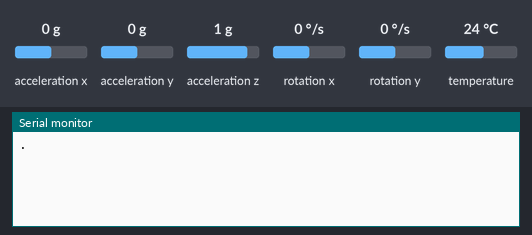
This sketch was run on a simulated ESP32. Shown: the last lines printed to the serial monitor. Wiring (inferred from the names in the program): MPU-6050 motion sensor at I2C address 0x68. Inputs (shaded band) come from the test bench; at power-on: rotation x 0 °/s, rotation y 0 °/s, temperature 24 °C, acceleration x 0 g, acceleration y 0 g, acceleration z 1 g. WiFi joins after 1.5 s; servers stay silent unless stated; random numbers use the default seed unless the sketch sets one; no MQTT or app messages arrive unless stated.

Above: at 1.8 s.
1.9 s: rotation x set to -192 °/s
At 2.7 s:
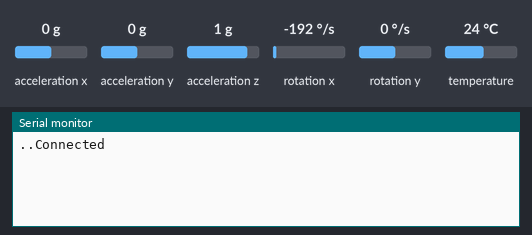
4.2 s: rotation y set to -192 °/s
At 4.7 s:
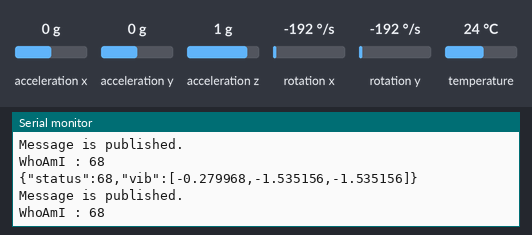
5.7 s: temperature set to 12 °C
At 6.5 s:
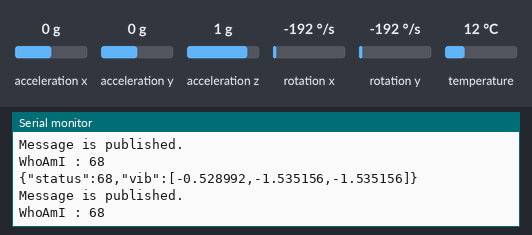

The sketch:

ESP32_MPU6050Ex.ino
```cpp
#include <Wire.h>
#include <WiFi.h>
#include <PubSubClient.h>

const char* ssid  = "Aerix-Office";  // 연결할 와이파이 공유기(AP)의 SSID명칭
const char* password = "@erix61464";  // 연결한 와이파이 공유기(AP)의 비밀번호
const char* server_ip = "192.168.0.215";  // MQTT Broker의 접속주소
const int server_port = 1883;           // MQTT Broker 접속 포트번호

WiFiClient wifi_client;
PubSubClient mqtt_client(wifi_client);

/**
  MPU6050의 가속도 센서에서 사용할 Full Scale Range
*/
const uint8_t AFS_SEL = 0;

/**
  MPU6050의 기본 I2C Address
*/
const uint8_t MPU6050_I2C_ADDR  = 0x68;

/**
  MPU6050의 레지스터 Address
*/
const uint8_t ACCEL_CONFIG = 0x1C;
const uint8_t ACCEL_XOUT_H = 0x3B;
const uint8_t ACCEL_XOUT_L = 0x3C;
const uint8_t ACCEL_YOUT_H = 0x3D;
const uint8_t ACCEL_YOUT_L = 0x3E;
const uint8_t ACCEL_ZOUT_H = 0x3F;
const uint8_t ACCEL_ZOUT_L = 0x40;
const uint8_t TEMP_OUT_H = 0x41;
const uint8_t TEMP_OUT_L = 0x42;
const uint8_t GYRO_XOUT_H = 0x43;
const uint8_t GYRO_XOUT_L = 0x44;
const uint8_t GYRO_YOUT_H = 0x45;
const uint8_t GYRO_YOUT_L = 0x46;
const uint8_t GYRO_ZOUT_H = 0x47;
const uint8_t GYRO_ZOUT_L = 0x48;
const uint8_t PWR_MGMT_1 = 0x6B;
const uint8_t WHO_AM_I = 0x75;

/**
  MPU6050의 센서 데이터 구조체 선언
  */
typedef struct _MPU6050Data{
  int16_t AcX; // X축 가속도(2바이트)
  int16_t AcY; // Y축 가속도(2바이트)
  int16_t AcZ; // Z축 가속도(2바이트)
  /**int16_t Temp; // 온도(2바이트)
  int16_t GyX; // X축 자이로(2바이트)
  int16_t GyY; // Y축 자이로(2바이트)
  int16_t GyZ; // Z축 자이로(2바이트)*/
} MPU6050Data;

/**
 센서의 측정 값을 저장할 전역변수
*/
MPU6050Data sensingValue;

/**
 센서의 Callibration 값을 저장할 전역변수
*/
MPU6050Data callibrationValue;

/**
 센서의 G_UNIT을 저장할 전역변수
*/
int G_UNIT;

/**
 WIFI 공유기에 접속
*/
void connect(){
  WiFi.begin(ssid, password);

  while(WiFi.status()!=WL_CONNECTED){
    delay(1000);
    Serial.print(".");
  }

  Serial.println("Connected"); // 연결이 완료되면 Connected 문자열을 시리얼로 출력
}

/**
  MQTT Broker에 연결하는 기능을 구현한 함수
*/
void mqtt_connect(){
  mqtt_client.setServer(server_ip,server_port);

  while(!mqtt_client.connected()){
    String client_id = String(random(0xffff),HEX);
    if(mqtt_client.connect(client_id.c_str())){
      Serial.println("MQTT Broker is connected");
    } else{
      Serial.print("failed, rc=");
      Serial.println(mqtt_client.state());
      delay(10000); // 10초 후 재 접속
    }
  }
}

/**
  MPU6050의 동작을 활성화 시키는 함수 (wakeup)
*/
void wakeup(){
  Wire.beginTransmission(MPU6050_I2C_ADDR); // I2C통신으로 데이터 전송 시작 (MPU6050)
  Wire.write(PWR_MGMT_1); // 레지스터 위치를 PWR_MGMT_1로 지정
  Wire.write(0x00); // 0x00을 현재 레지스터(즉 PWR_MGMT_1 레지스터)에 기록
  Wire.endTransmission(true); // I2C통신으로 데이터 전송 종료 (연결 해제)
}

/**
  MPU6050을 리셋 시키는 함수 (reset)
*/
void reset(){
  Wire.beginTransmission(MPU6050_I2C_ADDR); // I2C통신으로 데이터 전송 시작 (MPU6050)
  Wire.write(PWR_MGMT_1); // 레지스터 위치를 PWR_MGMT_1로 지정
  Wire.write(0x80); // 0x80을 현재 레지스터(즉 PWR_MGMT_1 레지스터)에 기록
  Wire.endTransmission(true); // I2C통신으로 데이터 전송 종료 (연결 해제)
}

/**
  MPU6050의 Full Scale Range를 설정
*/
void setFullScaleRange(){
  Wire.beginTransmission(MPU6050_I2C_ADDR); // I2C통신으로 데이터 전송 시작 (MPU6050)
  Wire.write(ACCEL_CONFIG); // 레지스터의 위치를 ACCEL_CONFIG로 지정
  if(AFS_SEL==0){
    Wire.write(0x00); // Full Scale Range = +/- 2g
  } else if(AFS_SEL==1){
    Wire.write(0x08); // Full Scale Range = +/- 4g
  } else if(AFS_SEL==2){
    Wire.write(0x10); // Full Scale Range = +/- 8g
  } else if(AFS_SEL==3){
    Wire.write(0x18); // Full Scale Range = +/- 16g
  }
  Wire.endTransmission(true); // I2C통신으로 데이터 전송 종료 (연결 해제)
}

/**
  Full Scale Range에 따른 1G당 가속도 값을 반환
*/
uint16_t getGUnit(){
  int16_t g_unit = 0;

  if(AFS_SEL==0){
    g_unit = 16384; // Full Scale Range = +/- 2g
  } else if(AFS_SEL==1){
    g_unit = 8192; // Full Scale Range = +/- 4g
  } else if(AFS_SEL==2){
    g_unit = 4096; // Full Scale Range = +/- 8g
  } else if(AFS_SEL==3){
    g_unit = 2048; // Full Scale Range = +/- 16g
  }

  return g_unit;
}

/**
  MPU6050의 센서 측정값 얻기
*/
void measure() {
  Wire.beginTransmission(MPU6050_I2C_ADDR); // I2C통신으로 데이터 전송 시작 (MPU6050)
  Wire.write(ACCEL_XOUT_H); // 레지스터 위치를 ACCEL_XOUT_H로 지정
  Wire.endTransmission(false); // I2C통신으로 데이터 전송 종료 (연결 유지)
  // I2C통신으로 MPU6050의 현재 레지스터 위치로부터 14바이트의 데이터 수신
  // (수신 완료 후 연결 종료)
  uint8_t receivedBytes = Wire.requestFrom(MPU6050_I2C_ADDR,(size_t)6,true);
  /**if(receivedBytes!=6){
    sensingValue.AcX = 0xFFFF;
    sensingValue.AcY =0xFFFF;
    sensingValue.AcZ = 0xFFFF;
  } else {
    sensingValue.AcX = Wire.read() << 8 | Wire.read();
    sensingValue.AcY = Wire.read() << 8 | Wire.read();
    sensingValue.AcZ = Wire.read() << 8 | Wire.read();
  }*/
  //while(!Wire.available());

  int n = Wire.requestFrom(MPU6050_I2C_ADDR,(size_t)6,true);
  if(n==6){
    sensingValue.AcX = Wire.read() << 8 | Wire.read();
    sensingValue.AcY = Wire.read() << 8 | Wire.read();
    sensingValue.AcZ = Wire.read() << 8 | Wire.read();
  } /**else{
    mqtt_client.publish("mpu6050","reset=============================>");
    reset();
    delay(100);
    ESP.restart();
  }*/

  delay(5);
}

/**
  WhoAmI 레지트터 값 확인(MPU6050 정상연결 체크)
*/
int8_t whoAmI(){
  int8_t response = 0xFF;
  Wire.beginTransmission(MPU6050_I2C_ADDR); // I2C통신으로 데이터 전송 시작 (MPU6050)
  Wire.write(WHO_AM_I); // 레지스터 위치를 WHO_AM_I로 지정
  Wire.endTransmission(false); // I2C통신으로 데이터 전송 종료 (연결 유지)

  int n = Wire.requestFrom(MPU6050_I2C_ADDR,(size_t)1,true);
  if(n==1){
    response = Wire.read();
  }

  return response;
}


/**
  MPU6050의 가속도 센서 값 Callibration
*/
void callibration(){
  int counts = 100;

  int16_t AcX = 0;
  int16_t AcY = 0;
  int16_t AcZ = 0;

  for(int i=0;i<counts;i++){
    measure();
    AcX += sensingValue.AcX;
    AcY += sensingValue.AcY;
    AcZ += sensingValue.AcZ;
  }

  callibrationValue.AcX = AcX / counts;
  callibrationValue.AcY = AcY / counts;
  callibrationValue.AcZ = AcZ / counts;
}

/**
  ESP32 보드의 setup 함수 (보드가 리셋될 때 한번만 실행되는 부분)
*/
void setup() {
  // put your setup code here, to run once:
  Serial.begin(115200); // 시리얼 통신 시작 (baudrate는 115200으로 설정)

  Wire.begin();
  wakeup();
  setFullScaleRange();
  callibration();
  G_UNIT = getGUnit();
  //sleep();
}

/**
  ESP32 보드에서 무한반복해서 호출되는 loop 함수
*/
void loop() {
  // put your main code here, to run repeatedly:
  char msg[80];
  memset(msg,0x00,sizeof(msg));

  // WIFI 공유기에 접속이 되지 않은 경우에는 연결시도
  if(WiFi.status()!=WL_CONNECTED){
    connect();
  }

  // MQTT Broker 서버로 연결이 되어 있은 경우에는 연결시도
  if(!mqtt_client.connected()){
    mqtt_connect();
  }

  int8_t check = whoAmI();
  Serial.printf("WhoAmI : %x\n",check);
  if(check!=0x68){
    return;
  }

  wakeup();
  measure();

  /**Serial.printf("ACCEL_X : %x\n",sensingValue.AcX);
  Serial.printf("ACCEL_Y : %x\n",sensingValue.AcY);
  Serial.printf("ACCEL_Z : %x\n",sensingValue.AcZ);
  Serial.printf("TEMP : %f\n",(sensingValue.Temp)/340.00+36.53);
  Serial.printf("GYRO_X : %x\n",sensingValue.GyX);
  Serial.printf("GYRO_Y : %x\n",sensingValue.GyY);
  Serial.printf("GYRO_Z : %x\n",sensingValue.GyZ);
  Serial.printf("\n");*/

  // callibration값에서 측정된 가속도 값을 차감
  sensingValue.AcX = (sensingValue.AcX-callibrationValue.AcX);
  sensingValue.AcY = (sensingValue.AcY-callibrationValue.AcY);
  sensingValue.AcZ = (sensingValue.AcZ-callibrationValue.AcZ);

  double gAcX = ((double)sensingValue.AcX/(double)G_UNIT);
  double gAcY = ((double)sensingValue.AcY/(double)G_UNIT);
  double gAcZ = ((double)sensingValue.AcZ/(double)G_UNIT);

  // MQTT Broker에 메시지 발행
  sprintf(msg,"{\"status\":%x,\"vib\":[%lf,%lf,%lf]}", check, gAcX, gAcY, gAcZ);

  Serial.printf(msg);
  Serial.printf("\n");
  mqtt_client.publish("mpu6050",msg);
  Serial.println("Message is published.");
}
```

Measured:
- after the input at 4.2 s, the serial monitor: prints a new line at once (image 2)
- after the input at 5.7 s, the serial monitor: prints a new line at once (image 3)
